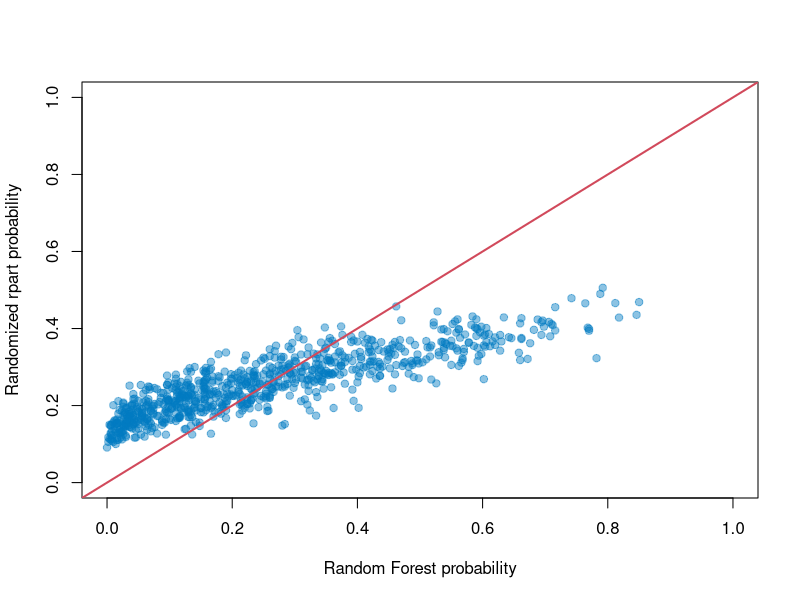

Source code (R):
# data --------------------------------------------------------------------
predictors <- c(
  "seniority", "time", "age", "expenses", "income",
  "assets", "debt", "amount", "price"
)

data <- modeldata::credit_data
names(data) <- tolower(names(data))
data <- data[complete.cases(data[, c("status", predictors)]), ]
data$status_bad <- as.integer(data$status == "bad")
data <- data[, c("status_bad", predictors)]

set.seed(2026)
train_rows <- sample.int(nrow(data), floor(0.8 * nrow(data)))
train <- data[train_rows, ]
test <- data[-train_rows, ]

# randomized rpart ensemble -----------------------------------------------
set.seed(2026)
trees <- lapply(seq_len(500), function(i) {
  rows <- sample.int(nrow(train), nrow(train), replace = TRUE)
  variables <- sample(predictors, ceiling(sqrt(length(predictors))))
  formula <- reformulate(variables, response = "status_bad")

  rpart::rpart(
    formula,
    data = train[rows, ],
    method = "anova",
    control = rpart::rpart.control(
      cp = 0.002,
      minsplit = 40,
      maxdepth = 6,
      xval = 0
    )
  )
})

probability_rpart <- Reduce(
  `+`,
  lapply(trees, predict, newdata = test)
) / length(trees)

# random forest -----------------------------------------------------------
set.seed(2026)
forest <- randomForest::randomForest(
  factor(status_bad) ~ .,
  data = train,
  ntree = 500,
  mtry = ceiling(sqrt(length(predictors)))
)

probability_forest <- predict(
  forest,
  newdata = test,
  type = "prob"
)[, "1"]

# comparison --------------------------------------------------------------
auc <- function(observed, probability) {
  positive <- observed == 1
  ranks <- rank(probability)
  (sum(ranks[positive]) - sum(seq_len(sum(positive)))) /
    (sum(positive) * sum(!positive))
}

auc_rpart <- auc(test$status_bad, probability_rpart)
auc_forest <- auc(test$status_bad, probability_forest)

cat(
  "Correlation:", round(cor(probability_rpart, probability_forest), 3),
  "\nRMSE:", round(sqrt(mean((probability_rpart - probability_forest)^2)), 3),
  "\nRandomized rpart - AUC:", round(auc_rpart, 3),
  "Gini:", round(2 * auc_rpart - 1, 3),
  "\nRandom Forest - AUC:", round(auc_forest, 3),
  "Gini:", round(2 * auc_forest - 1, 3),
  "\n"
)

plot(
  probability_forest,
  probability_rpart,
  pch = 19,
  col = grDevices::adjustcolor("#007BC2", alpha.f = 0.45),
  xlim = c(0, 1),
  ylim = c(0, 1),
  xlab = "Random Forest probability",
  ylab = "Randomized rpart probability"
)
abline(0, 1, col = "#D1495B", lwd = 2)
